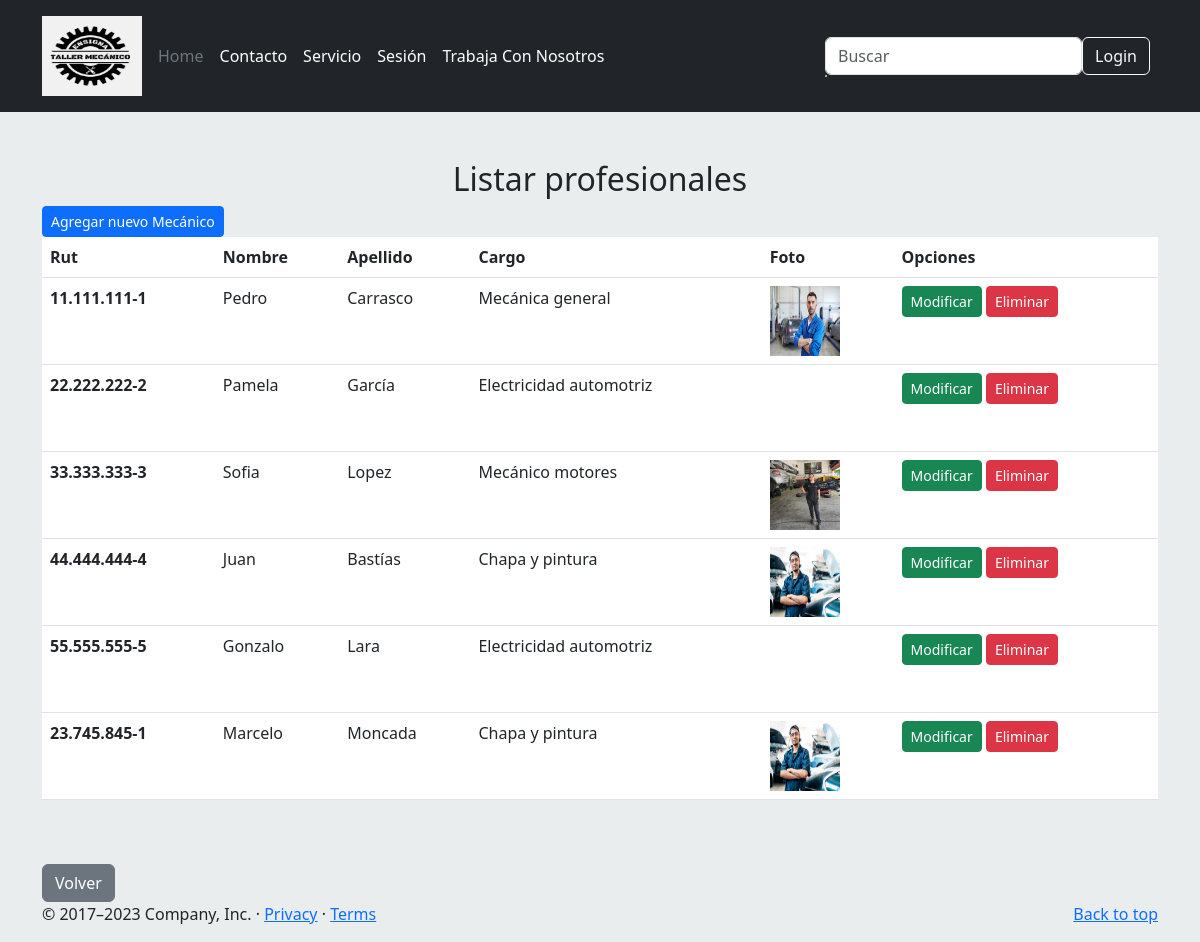
Before: /mantenedor/profesional/listar/ with the older database file.
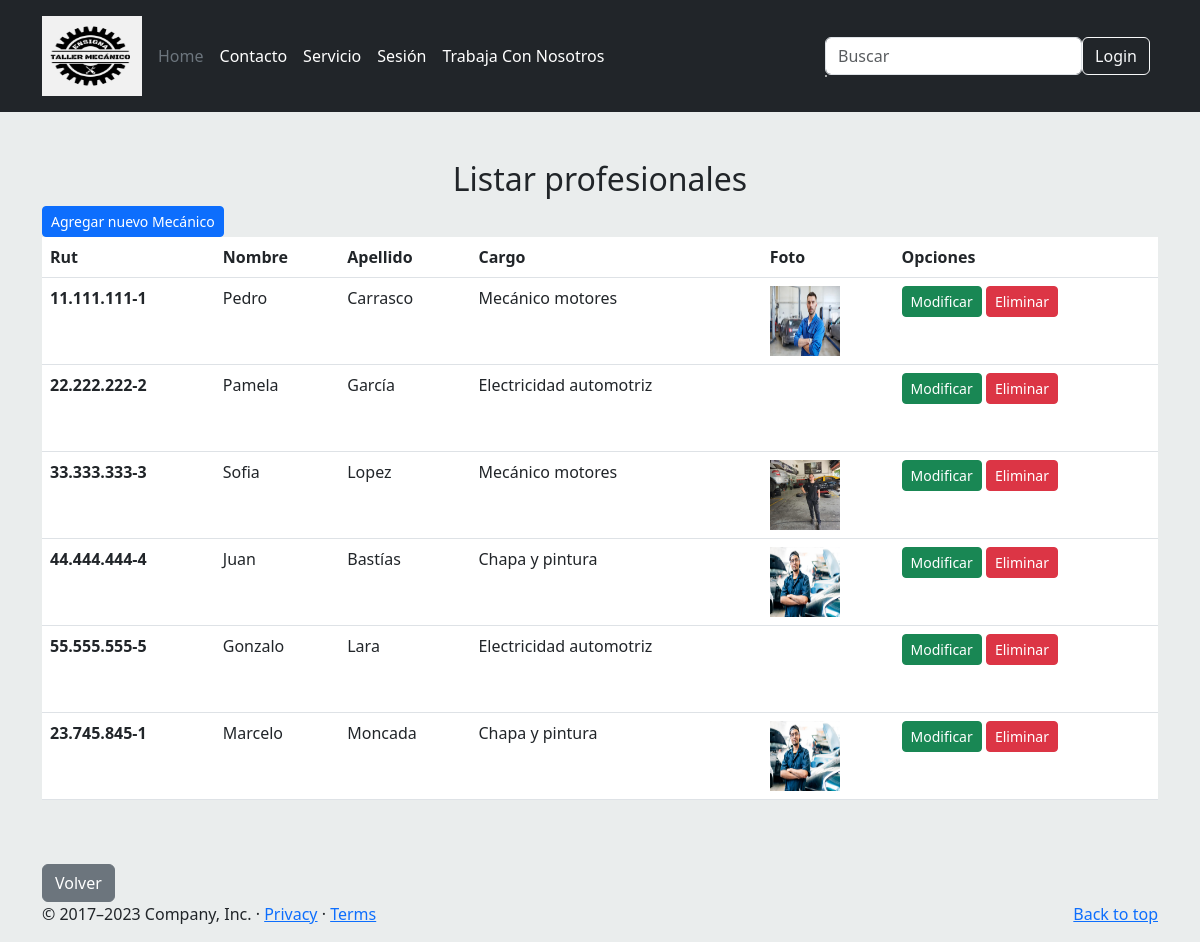
After: the same page with the newer database file.
### appweb/models.py (models this page shows, shortened)
class Mecanico(models.Model):
    id_mecanico = models.AutoField(primary_key=True)
    rut = models.CharField(max_length=15)
    nombre = models.CharField(max_length=100)
    apellido = models.CharField(max_length=80)
    edad = models.IntegerField()
    cargo = models.ForeignKey(Cargo, on_delete=models.PROTECT)
    fecha_nacimiento = models.DateField()
    foto = models.ImageField(null=True, upload_to='mecanicos')
    usuario = models.ForeignKey(User, on_delete=models.CASCADE, blank=True, null=True)

class Cargo(models.Model):
    nombre = models.CharField(max_length=50)
    def __str__(self):
        return self.nombre

### appweb/views.py (the view)
# urls.py: path('mantenedor/profesional/listar/', listar_mecanicos , name="listar_mecanicos"),
def listar_mecanicos(request):
    mecanico = Mecanico.objects.all()
    data = {
        "pagmecanicos" : mecanico
    }
    return render(request, "mantenedor/profesional/listar.html", data)

### appweb/templates/mantenedor/profesional/listar.html (shortened to what this page needs)
{% extends 'base.html' %}
{% block contenido %}
<div class="container mt-5">
    <div class="text-center">
      <h2 class="mt-4">Listar profesionales</h2>
    </div>
    <a href="{% url 'agregar_mecanico' %}" class="btn btn-primary btn-sm" >Agregar nuevo Mecánico </a>
<table class="table">
    <thead>
      <tr>
        <th scope="col">Rut</th>
        <th scope="col">Nombre</th>
        <th scope="col">Apellido</th>
        <th scope="col">Cargo</th>
        <th scope="col">Foto</th>
        <th scope="col"> Opciones </th>
      </tr>
    </thead>
    <tbody>
        {% for p in pagmecanicos %}
      <tr>
        <th scope="row">{{p.rut}}</th>
        <td>{{p.nombre}}</td>
        <td>{{p.apellido}}</td>
        <td>{{p.cargo}}</td>
        <td>
          {% if p.foto %}
                <img width="70" height="70"
                  src="{{p.foto.url}}"
                  class="img-responsive wp-post-image" alt="" decoding="async" loading="lazy">
                {% else %}
                  <img width="270" height="350"
                  src=""
                  class="img-responsive wp-post-image" alt="" decoding="async" loading="lazy">
                {% endif%}
        </td>
        <td>
          <a href="{% url 'modificar_mecanico' p.rut %}" class="btn btn-success btn-sm" >Modificar </a>
          <a href="#" onclick="eliminarMecanico('{{p.rut}}')" class="btn btn-danger btn-sm" >Eliminar </a>
        </td>
      </tr>
      {% endfor %}
    </tbody>
  </table>
  <br>
  <br>
  <a class="btn btn-secondary btn" href="{% url 'tareasadministrador'%}" role="button">Volver</a>
</div>
  {% endblock %}

Changed rows visible on the page:
changed Mecanico "Pedro": cargo "Mecánica general" → "Mecánico motores"
